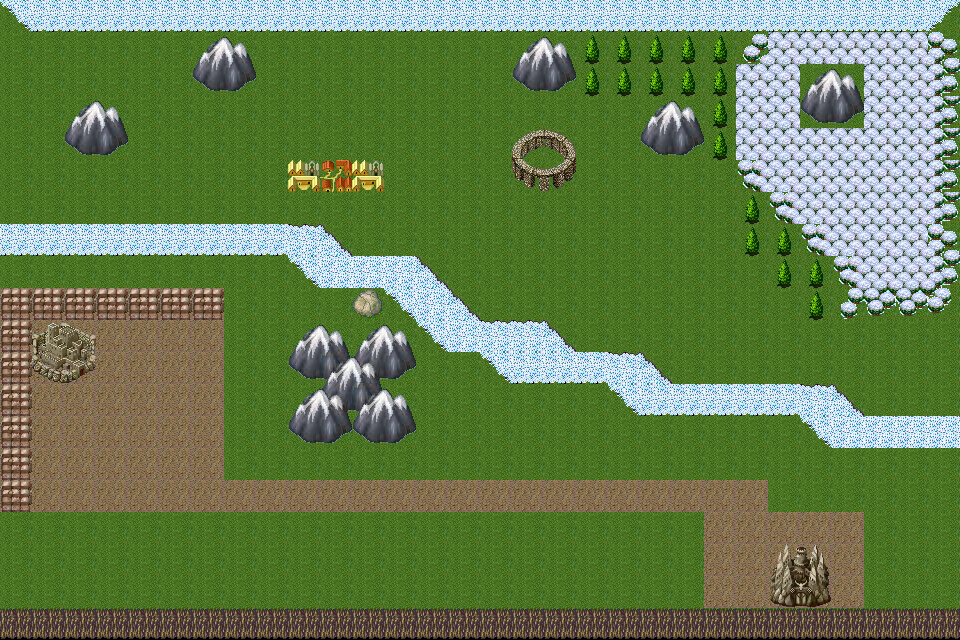

Tiled map render using the project's own tile images. Description and the map definition, with tile-layer contents summarised, below:
An orthogonal 30x20 tile map with 32x32 px tiles, 3 tile layers (bg, fg, obj).

<map version="1.0" orientation="orthogonal" width="30" height="20" tilewidth="32" tileheight="32">
 <tileset firstgid="1" name="newworld" tilewidth="32" tileheight="32">
  <image source="images/newworld.png" width="256" height="576" />
 </tileset>
 <layer name="bg" width="30" height="20">
  <data>[600 cells, 600 non-empty, 3 distinct tile ids]</data>
 </layer>
 <layer name="fg" width="30" height="20">
  <data>[600 cells, 206 non-empty, 38 distinct tile ids]</data>
 </layer>
 <layer name="obj" width="30" height="20">
  <data>[600 cells, 0 non-empty, 0 distinct tile ids]</data>
 </layer>
</map>
